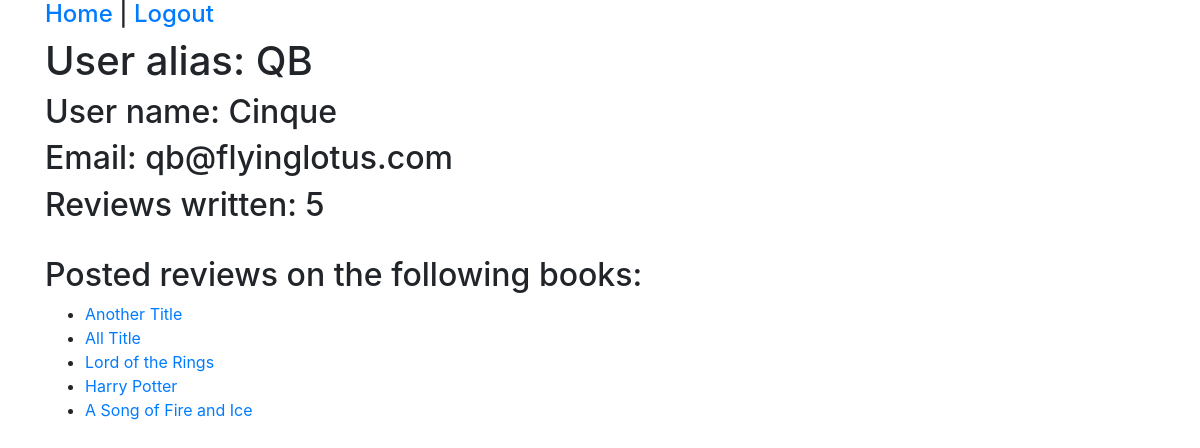
The page /users/1 (signed in) on the database its author committed.
### DojoReadApp/models.py (models this page shows)
class User(models.Model):
    name = models.CharField(max_length=45)
    email = models.CharField(max_length=255)
    alias = models.CharField(max_length=45)
    password = models.CharField(max_length=255)
    created_at = models.DateTimeField(auto_now_add=True)
    updated_at = models.DateTimeField(auto_now=True)
    objects = UserManager()

class Review(models.Model):
    content = models.TextField()
    rating = models.IntegerField()
    created_at = models.DateTimeField(auto_now_add=True)
    updated_at = models.DateTimeField(auto_now=True)
    reviewer = models.ForeignKey(User, related_name="reviews", on_delete=models.CASCADE)
    bookReviewed= models.ForeignKey(Book, related_name="reviews", on_delete=models.CASCADE)
    objects = ReviewManager()

class Book(models.Model):
    title = models.CharField(max_length=45)
    author = models.CharField(max_length=45)
    created_at = models.DateTimeField(auto_now_add=True)
    updated_at = models.DateTimeField(auto_now=True)
    objects = BookManager()

### DojoReadApp/views.py (the view)
# urls.py: path('users/<int:id>', views.oneUser),
def oneUser(request, id):
    if 'userid' not in request.session:
        return redirect("/")
    context = {
        "one" : User.objects.get(id=id)
    }
    return render(request, "oneUser.html", context)

### DojoReadApp/templates/oneUser.html (shortened to what this page needs)
<!DOCTYPE html>
<html lang="en">
<head>
    <link rel="stylesheet" href="https://cdn.jsdelivr.net/npm/bootstrap@4.5.3/dist/css/bootstrap.min.css">
</head>
<body>
    <div class="container">
        <h4><a href="/books">Home</a> | <a href="/logout">Logout</a></h4>
        <h1>User alias: {{one.alias}}</h1>
        <h2>User name: {{one.name}}</h2>
        <h2>Email: {{one.email}}</h2>
        <h2>Reviews written: {{one.reviews.count}}</h2>
        <br>
        <h2>Posted reviews on the following books:</h2>
        <ul>
        {% for x in one.reviews.all %}
            <li><a href="/books/{{x.bookReviewed.id}}">{{x.bookReviewed.title}}</a></li>
        {% endfor %}
        </ul>
    </div>
</body>
</html>

### rows shown on the page
User: alias "QB", name "Cinque", email "qb@flyinglotus.com", reviews.count "5"
Review: bookReviewed "Another Title"
Review: bookReviewed "All Title"
Review: bookReviewed "Lord of the Rings"
Review: bookReviewed "Harry Potter"
Review: bookReviewed "A Song of Fire and Ice"
